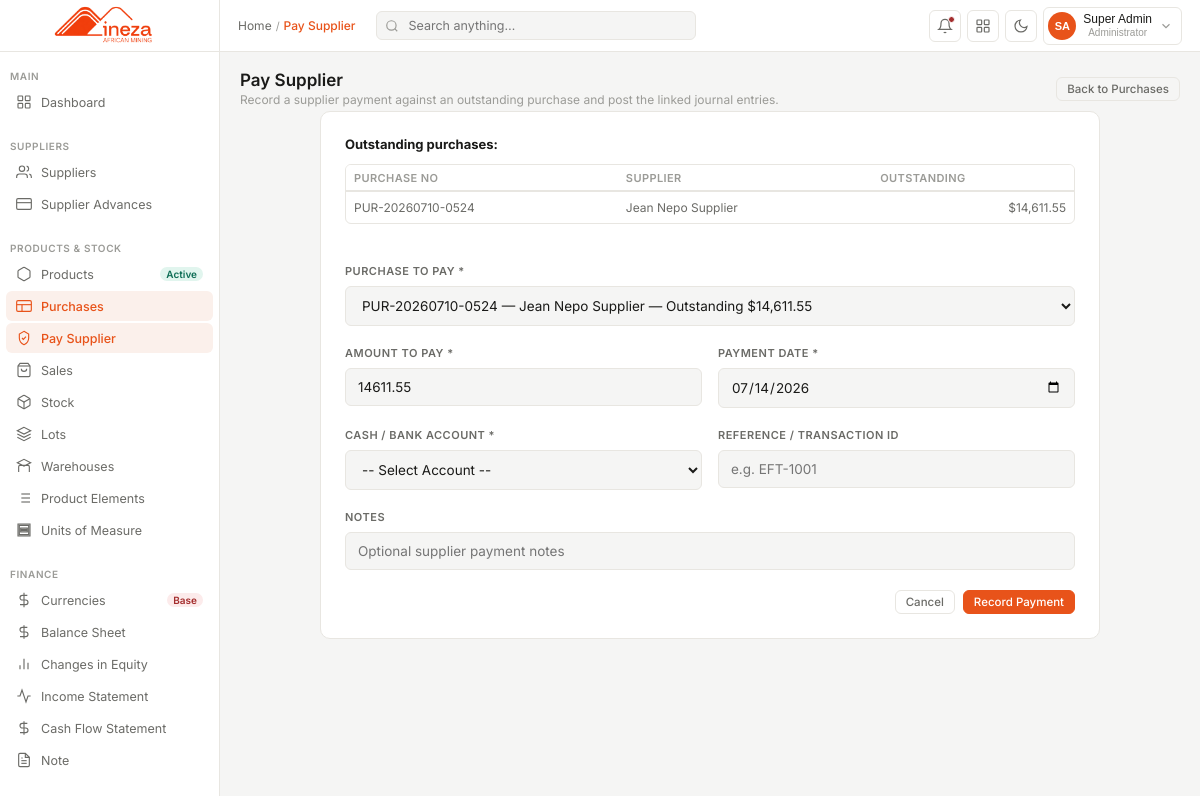
The page /pages/purchas/pay_supplier.php (signed in) on the database as committed earlier.
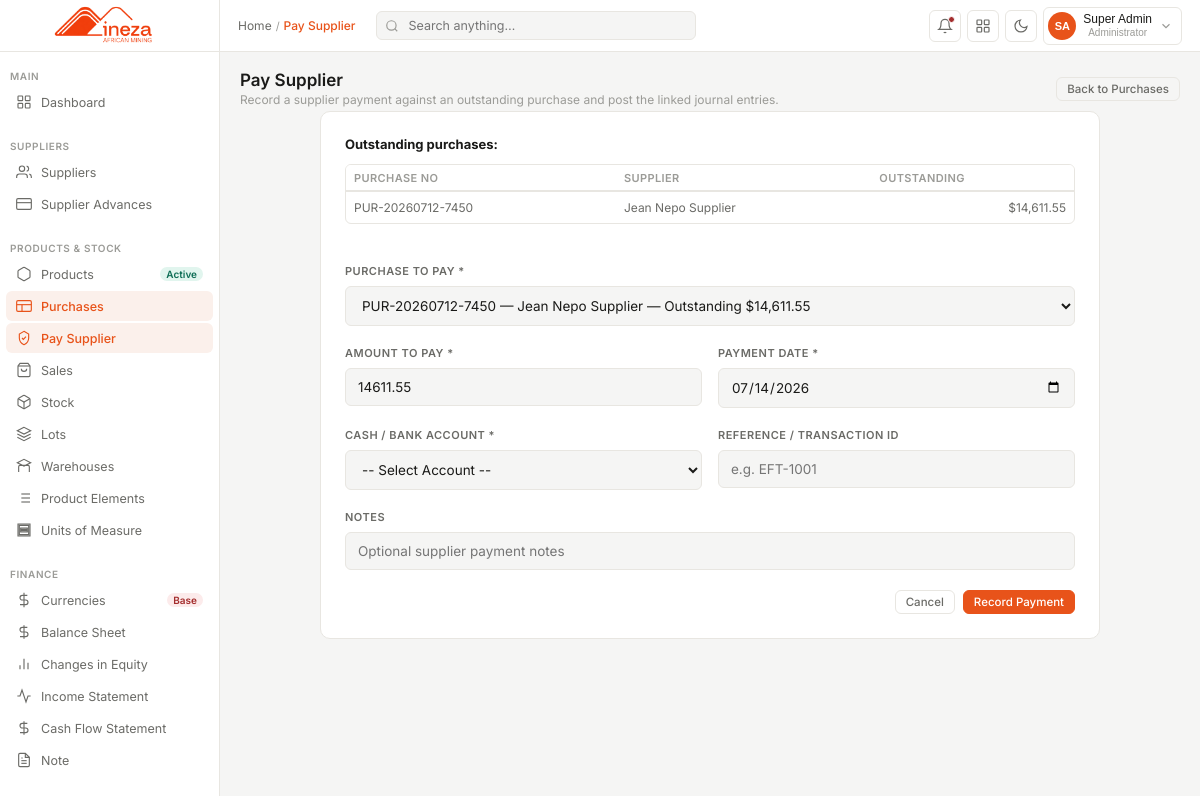
The same page on the database as committed later.
### tables this page shows
CREATE TABLE `purchasing` (
  `id` bigint(20) UNSIGNED NOT NULL,
  `purchase_no` varchar(50) NOT NULL COMMENT 'Internal reference e.g. PUR-2025-0001',
  `delivery_no` varchar(30) DEFAULT NULL COMMENT 'D/Down reference e.g. DD 1',
  `inventory_code` varchar(50) DEFAULT NULL COMMENT 'Inventory/stock code per delivery',
  `account_id` bigint(20) UNSIGNED DEFAULT NULL,
  `delivery_date` date DEFAULT NULL,
  `purchase_date` date NOT NULL DEFAULT curdate(),
  `lot_id` int(10) UNSIGNED NOT NULL COMMENT 'Which lot/batch this delivery belongs to',
  `product_id` int(10) UNSIGNED NOT NULL COMMENT 'Which mineral product was purchased',
  `supplier_id` bigint(20) UNSIGNED NOT NULL COMMENT 'The négociant/supplier',
  `negociant` varchar(200) DEFAULT NULL,
  `warehouse_id` int(10) UNSIGNED NOT NULL COMMENT 'Receiving warehouse',
  `quantity_kg` decimal(14,4) NOT NULL COMMENT 'Delivered quantity in Kg',
  `uom_id` int(10) UNSIGNED NOT NULL DEFAULT 1 COMMENT 'Unit of measure (default KG)',
  `price_per_kg_rwf` decimal(18,4) DEFAULT NULL COMMENT 'Price per Kg in Rwf',
  `purchase_value_rwf` decimal(18,2) DEFAULT NULL COMMENT 'Total purchase value in Rwf',
  `exchange_rate` decimal(14,4) DEFAULT NULL COMMENT 'RWF/USD rate on purchase date',
  `purchase_currency_id` tinyint(3) UNSIGNED DEFAULT NULL,
  `purchase_amount_in_currency` decimal(18,4) DEFAULT NULL,
  `converted_amount` decimal(18,4) DEFAULT NULL,
  `purchase_value_usd` decimal(18,4) DEFAULT NULL COMMENT 'Total purchase value in USD',
  `net_paid_supplier_usd` decimal(18,4) DEFAULT NULL COMMENT 'Net amount paid to supplier USD',
  `charges_per_kg` decimal(12,4) DEFAULT NULL COMMENT 'Processing charge per Kg',
  `production_charges_per_kg` decimal(12,4) DEFAULT NULL,
  `price_per_ta_unit` decimal(12,4) DEFAULT NULL COMMENT 'Price per Ta unit (coltan)',
  `price_per_kg_usd` decimal(12,4) DEFAULT NULL COMMENT '$ price per Kg',
  `pricing_method` enum('lme','manual') NOT NULL DEFAULT 'lme',
  `lme_price` decimal(14,4) DEFAULT NULL COMMENT 'LME reference price (Tin)',
  `tc_charges` decimal(12,4) DEFAULT NULL COMMENT 'Treatment/refining charges',
  `tax_rra` decimal(14,4) DEFAULT NULL COMMENT 'RRA tax withheld',
  `tax_rma` decimal(14,4) DEFAULT NULL COMMENT 'RMA tax withheld',
  `tax_inkomane` decimal(14,4) DEFAULT NULL COMMENT 'INKOMANE levy withheld',
  `production_charges` decimal(14,4) DEFAULT NULL COMMENT 'Total production charges',
  `status` enum('pending','confirmed','received','cancelled') NOT NULL DEFAULT 'pending',
  `notes` text DEFAULT NULL,
  `created_by` int(11) DEFAULT NULL,
  `created_at` timestamp NOT NULL DEFAULT current_timestamp(),
  `updated_at` timestamp NOT NULL DEFAULT current_timestamp() ON UPDATE current_timestamp()
);

CREATE TABLE `suppliers` (
  `id` bigint(20) UNSIGNED NOT NULL,
  `supplier_type` enum('individual','cooperative','company') DEFAULT 'individual',
  `name` varchar(200) NOT NULL,
  `nif` varchar(50) DEFAULT NULL COMMENT 'Tax Identification Number',
  `vat_reg_no` varchar(100) DEFAULT NULL,
  `phone` varchar(30) DEFAULT NULL,
  `email` varchar(150) DEFAULT NULL,
  `address` text DEFAULT NULL,
  `payables_account_id` bigint(20) UNSIGNED DEFAULT NULL,
  `currency_id` int(11) DEFAULT NULL,
  `region` varchar(200) DEFAULT NULL,
  `is_active` tinyint(1) DEFAULT 1,
  `notes` text DEFAULT NULL,
  `created_at` timestamp NOT NULL DEFAULT current_timestamp(),
  `updated_at` timestamp NOT NULL DEFAULT current_timestamp() ON UPDATE current_timestamp(),
  `created_by` int(11) NOT NULL,
  `updated_by` int(11) DEFAULT NULL
);

### pages/purchas/pay_supplier.php (the view, shortened to what the changed rows need)
<?php
require_once __DIR__ . '/../../config/db.php';
$selectedPurchaseId = isset($_GET['purchase_id']) ? (int)$_GET['purchase_id'] : 0;
$purchaseOptions = [];
$purchaseQuery = mysqli_query($conn, "
    SELECT p.id, p.purchase_no, p.purchase_date, p.supplier_id, p.purchase_value_usd, p.net_paid_supplier_usd, p.exchange_rate, s.name AS supplier_name,
           COALESCE((SELECT SUM(amount_allocated) FROM supplier_payment_allocations spa WHERE spa.purchase_id = p.id), 0) AS allocated_amount
    FROM purchasing p
    JOIN suppliers s ON s.id = p.supplier_id
    WHERE s.is_active = 1
    ORDER BY p.purchase_date DESC, p.id DESC
");
if ($purchaseQuery) {
    while ($row = mysqli_fetch_assoc($purchaseQuery)) {
        $baseAmount = (float)($row['net_paid_supplier_usd'] !== null && (float)$row['net_paid_supplier_usd'] > 0 ? $row['net_paid_supplier_usd'] : $row['purchase_value_usd']);
        $allocatedAmount = (float)$row['allocated_amount'];
        $outstanding = $baseAmount - $allocatedAmount;
        if ($outstanding > 0.01) {
            $purchaseOptions[] = [
                'id' => (int)$row['id'],
                'purchase_no' => $row['purchase_no'],
                'supplier_name' => $row['supplier_name'],
                'purchase_date' => $row['purchase_date'],
                'outstanding' => $outstanding,
                'exchange_rate' => (float)($row['exchange_rate'] ?? 1.0)
            ];
        }
    }
}
if ($selectedPurchaseId <= 0 && !empty($purchaseOptions)) {
    $selectedPurchaseId = (int)$purchaseOptions[0]['id'];
}
$selectedPurchase = null;
foreach ($purchaseOptions as $purchaseOption) {
    if ((int)$purchaseOption['id'] === $selectedPurchaseId) {
        $selectedPurchase = $purchaseOption;
        break;
    }
}
?>
<!DOCTYPE html>
<html lang="en">
<head>
<link rel="stylesheet" href="../../src/css/dashboard.css">
<link rel="stylesheet" href="../../src/css/sidebar.css">
<link rel="stylesheet" href="../../src/css/navbar.css">
<link rel="stylesheet" href="../../src/css/purchas.css">
</head>
<body>
<div class="main">
  <div class="content">
    <div class="page-header">
      <div>
        <h1 class="page-title">Pay Supplier</h1>
      </div>
    </div>
    <div class="card" style="max-width: 780px; margin: 0 auto; padding: 24px;">
      <?php if (empty($purchaseOptions)): ?>
        <p>No outstanding supplier purchases are available to pay right now.</p>
      <?php else: ?>
        <div style="display:grid; gap:12px; margin-bottom: 24px;">
          <div><strong>Outstanding purchases:</strong></div>
          <div class="table-container">
            <table class="data-table">
              <thead>
                <tr>
                  <th>Purchase No</th>
                  <th>Supplier</th>
                  <th>Outstanding</th>
                </tr>
              </thead>
              <tbody>
                <?php foreach ($purchaseOptions as $option): ?>
                  <tr>
                    <td><?php echo htmlspecialchars($option['purchase_no']); ?></td>
                    <td><?php echo htmlspecialchars($option['supplier_name']); ?></td>
                    <td style="text-align:right;">$<?php echo number_format((float)$option['outstanding'], 2); ?></td>
                  </tr>
                <?php endforeach; ?>
              </tbody>
            </table>
          </div>
        </div>
        <form method="post" action="pay_supplier.php">
          <div class="form-group">
            <label for="purchaseId">Purchase to Pay *</label>
            <select id="purchaseId" name="purchase_id" class="form-control" required onchange="updateOutstandingAmount()">
              <?php foreach ($purchaseOptions as $option): ?>
                <option value="<?php echo (int)$option['id']; ?>" data-outstanding="<?php echo number_format((float)$option['outstanding'], 2, '.', ''); ?>" data-exchange-rate="<?php echo number_format((float)$option['exchange_rate'], 6, '.', ''); ?>" <?php echo ((int)$option['id'] === $selectedPurchaseId) ? 'selected' : ''; ?>>
                  <?php echo htmlspecialchars($option['purchase_no'] . ' — ' . $option['supplier_name'] . ' — Outstanding $' . number_format((float)$option['outstanding'], 2)); ?>
                </option>
              <?php endforeach; ?>
            </select>
          </div>
          <div class="form-grid-2">
            <div class="form-group">
              <label for="amountCurrency">Amount to Pay *</label>
              <input type="number" id="amountCurrency" name="amount_currency" class="form-control" step="any" min="0.01" value="<?php echo number_format((float)($selectedPurchase['outstanding'] ?? 0), 2, '.', ''); ?>" required>
            </div>
            <div class="form-group">
              <label for="paymentDate">Payment Date *</label>
              <input type="date" id="paymentDate" name="payment_date" class="form-control" value="<?php echo date('Y-m-d'); ?>" required>
            </div>
          </div>
          <div class="form-grid-2">
            <div class="form-group">
              <label for="accountId">Cash / Bank Account *</label>
              <select id="accountId" name="account_id" class="form-control" required>
                <option value="">-- Select Account --</option>
              </select>
            </div>
            <div class="form-group">
              <label for="referenceNo">Reference / Transaction ID</label>
              <input type="text" id="referenceNo" name="reference_no" class="form-control" placeholder="e.g. EFT-1001">
            </div>
          </div>
          <div class="form-group">
            <label for="description">Notes</label>
            <input type="text" id="description" name="description" class="form-control" placeholder="Optional supplier payment notes">
          </div>
          <div style="display:flex; justify-content:flex-end; gap:8px; margin-top: 20px;">
            <a href="index.php" class="btn-sm" style="text-decoration:none;">Cancel</a>
            <button type="submit" class="btn-sm btn-primary">Record Payment</button>
          </div>
        </form>
      <?php endif; ?>
    </div>
  </div>
</div>
</body>
</html>

Rows that differ between the two databases and show on the page:
removed purchasing: purchase_no "PUR-20260710-0524", supplier.name "Jean Nepo Supplier", net_paid_supplier_usd "14,611.55", amount_currency "14611.55"
added purchasing: purchase_no "PUR-20260712-7450", supplier.name "Jean Nepo Supplier", net_paid_supplier_usd "14,611.55", amount_currency "14611.55"
Other text that changed with them:
form field purchase_id: "PUR-20260710-0524 — Jean Nepo Supplier — Outstanding $14,611.55" → "PUR-20260712-7450 — Jean Nepo Supplier — Outstanding $14,611.55"
